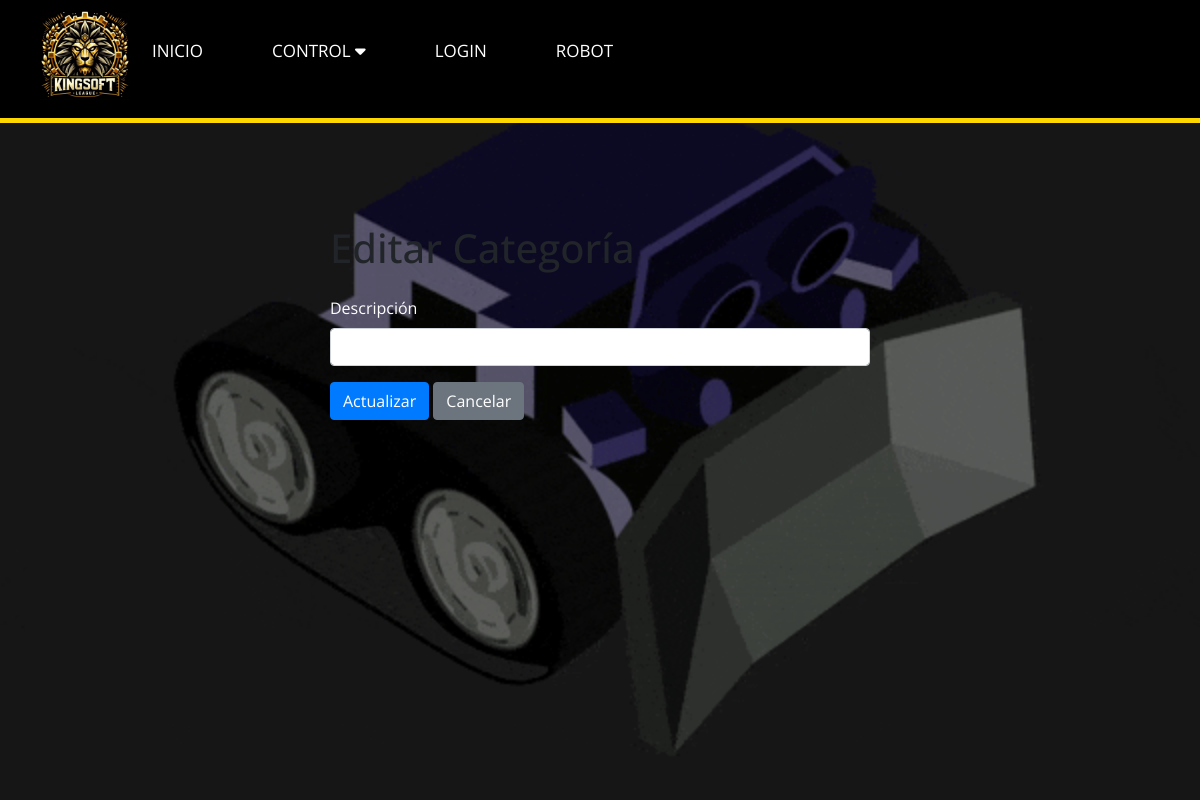
/Diseño/editar_categoria.php?id=1 (signed in), run on an earlier commit of the app's database.
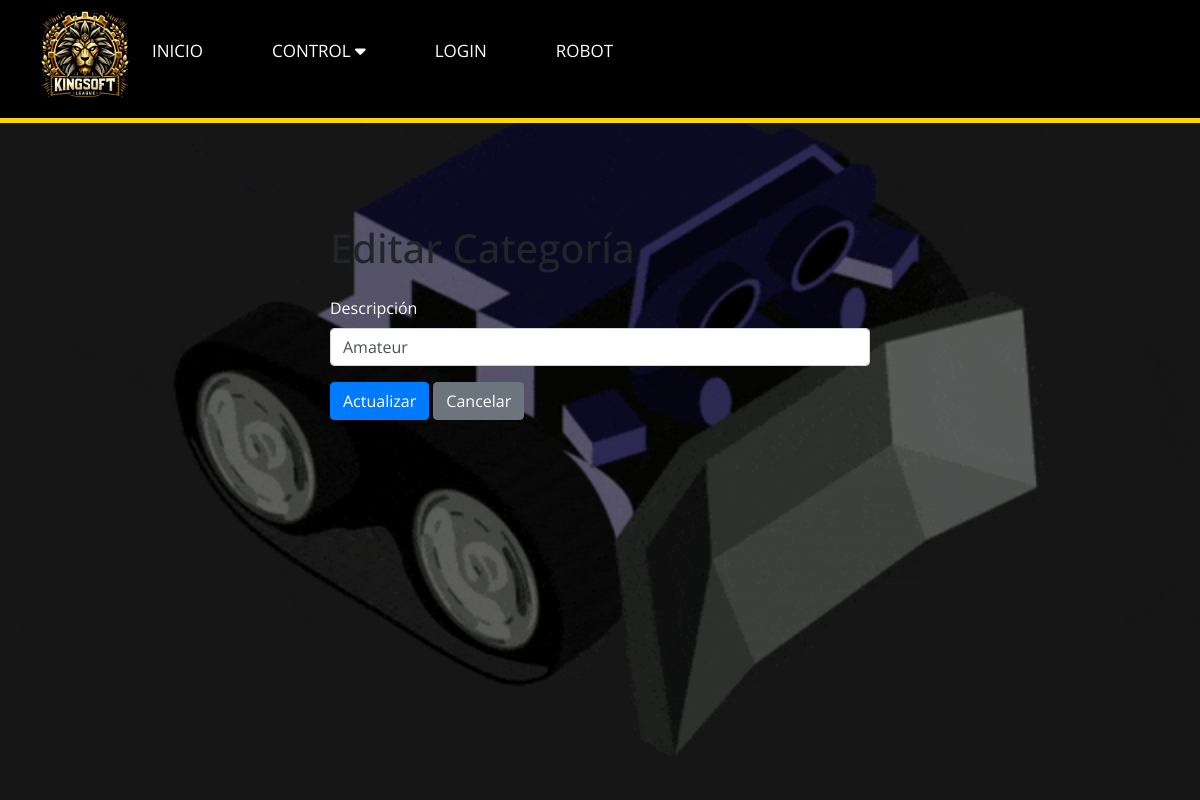
And on a later commit of the database.
### tables this page shows
CREATE TABLE `categoria` (
  `id` int(11) NOT NULL,
  `descripcion` varchar(100) DEFAULT NULL
);

### Diseño/categoria_controller.php (called while the page is built, shortened)
<?php
require_once 'Categoria_Model.php';
class CategoriaController {
    private $model;
    public function __construct($db) {
        $this->model = new CategoriaModel($db);
    }
    public function getCategoriaById($id) {
        return $this->model->getCategoriaById($id);
    }
}
?>

### Diseño/categoria_model.php (called while the page is built, shortened)
<?php
class CategoriaModel {
    private $conn;
    public function __construct($db) {
        $this->conn = $db;
    }
    public function getCategoriaById($id) {
        $query = "SELECT * FROM categoria WHERE id = ?";
        $stmt = $this->conn->prepare($query);
        $stmt->bindParam(1, $id);
        $stmt->execute();
        return $stmt->fetch(PDO::FETCH_ASSOC);
    }
}
?>

### Diseño/editar_categoria.php (the view, shortened to what this page needs)
<?php
$id = $_GET['id'];
require_once 'Categoria_Controller.php';
$db = new PDO('mysql:host=localhost;dbname=datosks', 'root', '');
$controller = new CategoriaController($db);
$categoria = $controller->getCategoriaById($id);
?>
<!DOCTYPE html>
<html lang="en">
<head>
    <link rel="stylesheet" href="https://maxcdn.bootstrapcdn.com/bootstrap/4.5.2/css/bootstrap.min.css">
    <link rel="stylesheet" href="https://cdnjs.cloudflare.com/ajax/libs/font-awesome/6.5.1/css/all.min.css" />
    <link rel="stylesheet" href="style.css">
</head>
<body>
<?php include 'navegador.php'; ?>
<div class="container">
    <div class="row">
        <div class="col-md-6 offset-md-3">
        <h1 class="mt-4 mb-4">Editar Categoría</h1>
            <form method="POST" action="<?php echo htmlspecialchars($_SERVER["PHP_SELF"] . "?id=" . $id); ?>">
                <div class="form-group">
                    <label>Descripción</label>
                    <input type="text" class="form-control" name="descripcion" value="<?php echo $categoria['descripcion']; ?>">
                </div>
                <button type="submit" class="btn btn-primary">Actualizar</button>
                <a href="ver_categoria.php?id=<?php echo $id; ?>" class="btn btn-secondary">Cancelar</a>
            </form>
        </div>
    </div>
</div>
</body>
</html>

What changed in the data, as far as the page shows it:
now on this page (row edited): categoria: descripcion "Amateur"
